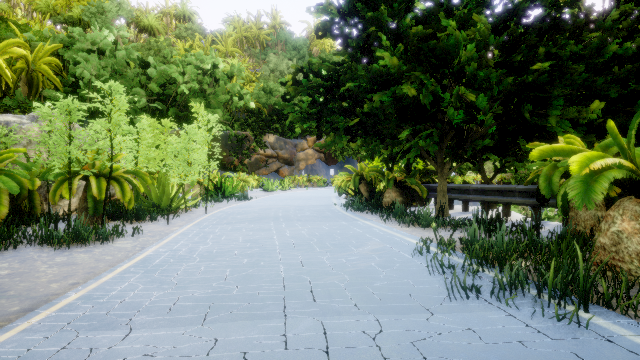
#> input picture src/lane_keep_assist/test_images/test_1.png, 640 x 360 px
$ python -i lane_detect.py   (imports and definitions only)
#> lines starting #> are read from the running program, lines starting #| are printed output that depends on the picture; after the words box and inside, x2 and y2 are one past the last pixel; in counts of white or black regions, pixels touching at a corner belong together
#> further down, picture is the input picture: shape (360, 640, 3); mean B, G, R 95.1, 120.3, 104.7
#!/usr/bin/env python3
import cv2 as cv
import numpy as np
import math
from typing import List, Tuple

HOUGH_MIN_VOTES = 50
HOUGH_MIN_LINE_LENGTH = 60
HOUGH_MAX_LINE_GAP = 10

HOUGH_MIN_VOTES_SEGMENTED = 10
HOUGH_MIN_LINE_LENGTH_SEGMENTED = 50
HOUGH_MAX_LINE_GAP_SEGMENTED = 5

CANNY_MIN_THRESHOLD = 150
CANNY_MAX_THRESHOLD = 200


# HLS thresholding on the image
def hls_thresholding(image: np.ndarray) -> np.ndarray:
    hls_image = cv.cvtColor(image, cv.COLOR_BGR2HLS)
#> hls_image: shape (360, 640, 3); mean of channels 0, 1, 2 62.2, 105.4, 103.7

    # Increase image saturation, increases chance of detecting yellow.
    (h, l, s) = cv.split(hls_image)
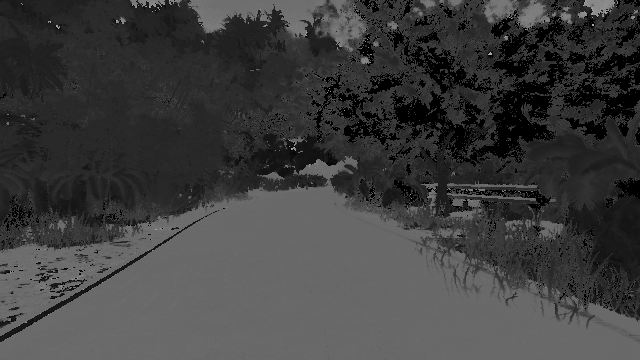
#> h: shape (360, 640); min 0, max 178, mean 62.2
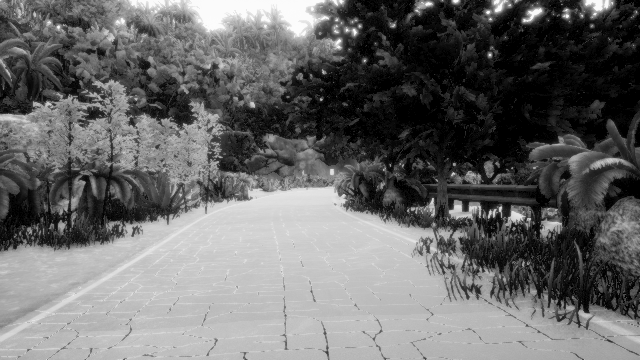
#> l: shape (360, 640); min 0, max 252, mean 105.4
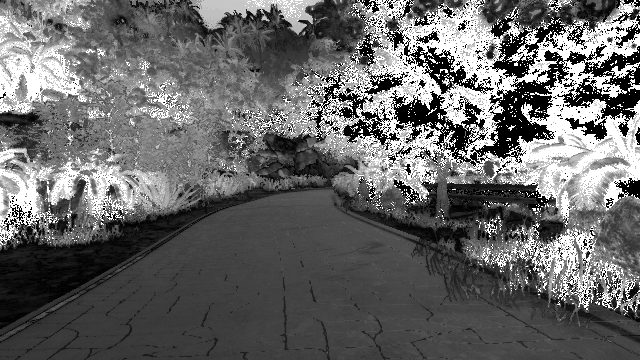
#> s: shape (360, 640); min 0, max 255, mean 103.7
    s = s * 4
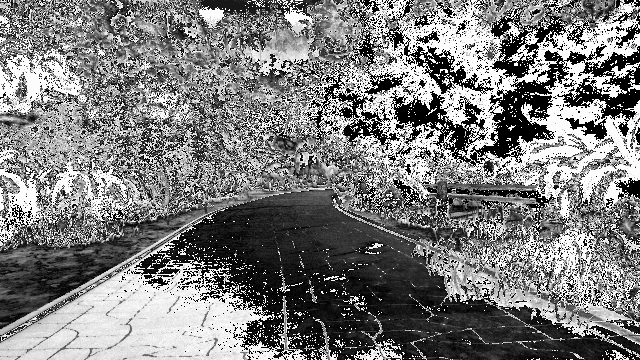
#> s: shape (360, 640); min 0, max 252, mean 124.4
    s = np.clip(s, 0, 255)
    hls_image = cv.merge([h, l, s])
#> hls_image: shape (360, 640, 3); mean of channels 0, 1, 2 62.2, 105.4, 124.4

    # Yellow lower and upper threshold values
    yellow_lower = np.array([10, 120, 40], dtype="uint8")
    yellow_upper = np.array([65, 255, 255], dtype="uint8")

    # Upper and lower thresholds for a white or very close to white color
    lower_white = np.array([0, 230, 0], dtype="uint8")
    upper_white = np.array([255, 255, 255], dtype="uint8")

    # Apply the yellow thresholding
    yellow_mask = cv.inRange(hls_image, yellow_lower, yellow_upper)
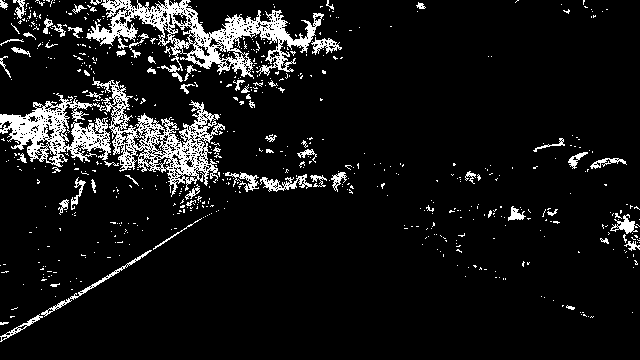
#> yellow_mask: shape (360, 640); 8.7% white in thin lines or dots
    white_mask = cv.inRange(hls_image, lower_white, upper_white)
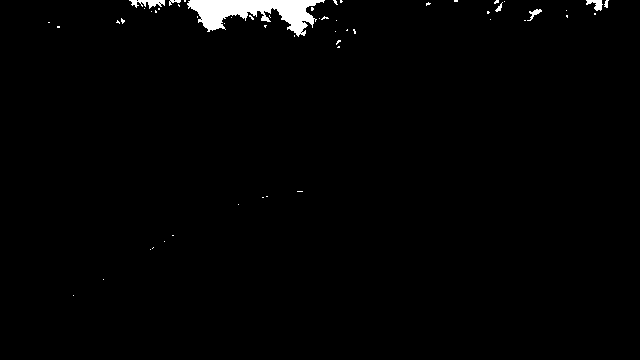
#> white_mask: shape (360, 640); 1.4% white; 55 white regions (48 under 20 px), largest, box (x1, y1, x2, y2) and area: (187, 0, 325, 37) 2540, (129, 0, 165, 9) 176, (586, 0, 603, 11) 105

    yellow_white_mask = cv.bitwise_or(yellow_mask, white_mask)
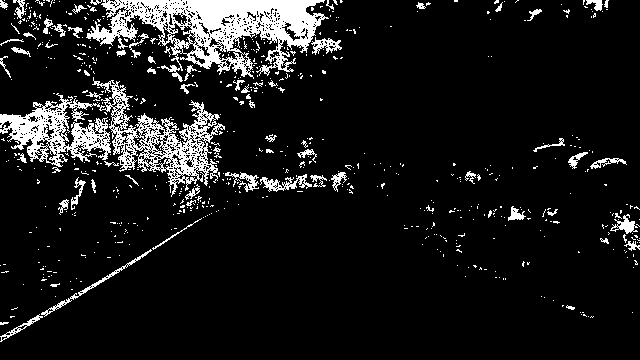
#> yellow_white_mask: shape (360, 640); 10.1% white; 671 white regions (602 under 20 px), largest, box (x1, y1, x2, y2) and area: (86, 0, 329, 82) 8626, (0, 77, 225, 197) 7682, (41, 249, 152, 317) 383

    return yellow_white_mask


# Edge detection on the image
# [211 lines left out: functions gradient_thresholding, mask_image, hough_line_detection, hough_line_detection_segmentation, make_points, average_slope_intercept and 2 more, not called in this run]

>>> import cv2
>>> picture = cv2.imread('../test_images/test_1.png')
>>> result = hls_thresholding(picture)

$ run again, on src/lane_keep_assist/test_images/test_10.png
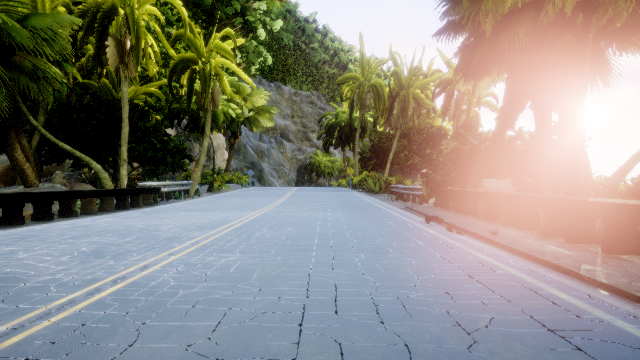
#> input picture src/lane_keep_assist/test_images/test_10.png, 640 x 360 px
#> picture is the input picture: shape (360, 640, 3); mean B, G, R 128.8, 137.2, 140.8
#> in hls_thresholding, `yellow_mask = cv.inRange(hls_image, yellow_lower, yellow_upper)`:
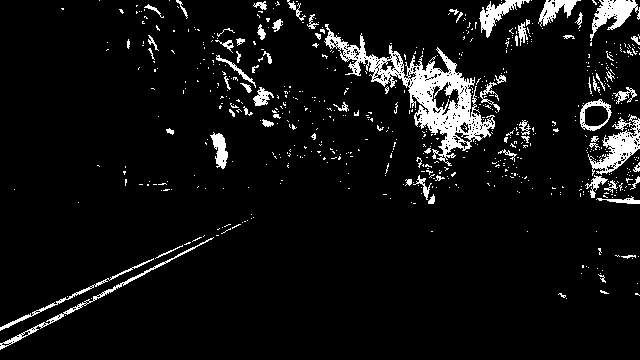
#> yellow_mask: shape (360, 640); 6.8% white; 653 white regions (583 under 20 px), largest, box (x1, y1, x2, y2) and area: (324, 24, 495, 166) 5385, (588, 115, 640, 176) 1184, (590, 0, 640, 41) 875
#> white_mask: shape (360, 640); 7.2% white; 33 white regions (23 under 20 px), largest, box (x1, y1, x2, y2) and area: (544, 48, 640, 178) 8646, (298, 0, 464, 75) 6667, (515, 101, 536, 132) 393
#> in hls_thresholding, `yellow_white_mask = cv.bitwise_or(yellow_mask, white_mask)`:
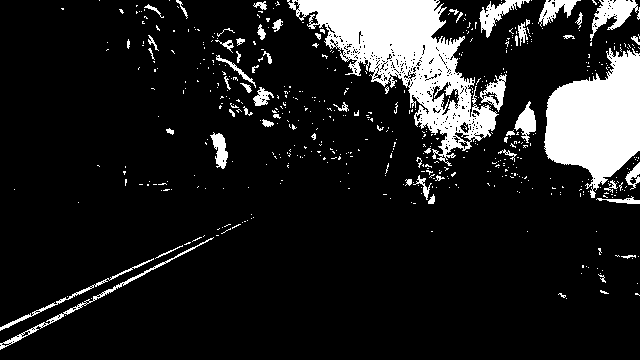
#> yellow_white_mask: shape (360, 640); 13% white; 547 white regions (490 under 20 px), largest, box (x1, y1, x2, y2) and area: (287, 0, 499, 166) 12591, (544, 48, 640, 198) 8896, (590, 0, 640, 41) 875

$ run again, on src/lane_keep_assist/test_images/test_11.png
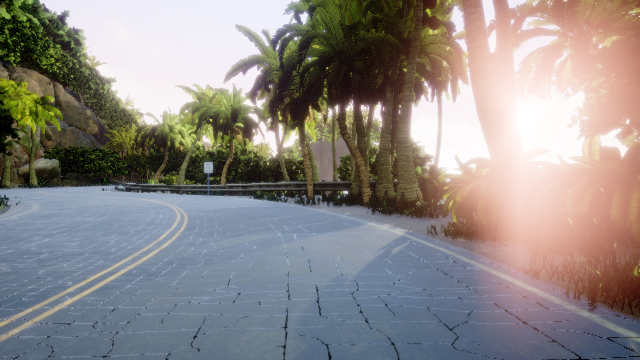
#> input picture src/lane_keep_assist/test_images/test_11.png, 640 x 360 px
#> picture is the input picture: shape (360, 640, 3); mean B, G, R 134, 136.9, 142.4
#> in hls_thresholding, `yellow_mask = cv.inRange(hls_image, yellow_lower, yellow_upper)`:
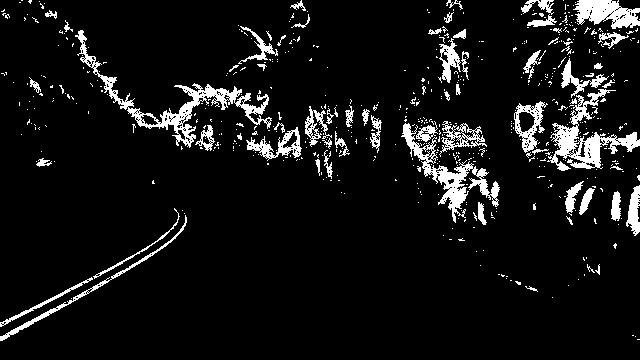
#> yellow_mask: shape (360, 640); 8.1% white; 568 white regions (502 under 20 px), largest, box (x1, y1, x2, y2) and area: (75, 30, 272, 148) 2666, (547, 89, 640, 171) 2204, (401, 123, 500, 223) 1989
#> white_mask: shape (360, 640); 14.6% white; 61 white regions (38 under 20 px), largest, box (x1, y1, x2, y2) and area: (40, 0, 299, 123) 17075, (438, 36, 587, 200) 13227, (411, 88, 438, 164) 1277
#> in hls_thresholding, `yellow_white_mask = cv.bitwise_or(yellow_mask, white_mask)`:
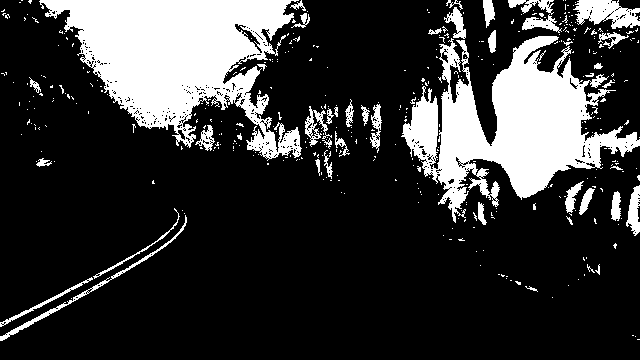
#> yellow_white_mask: shape (360, 640); 21.3% white; 399 white regions (354 under 20 px), largest, box (x1, y1, x2, y2) and area: (39, 0, 302, 161) 21526, (401, 36, 640, 223) 19010, (573, 0, 640, 29) 1226

$ run again, on src/lane_keep_assist/test_images/test_12.png
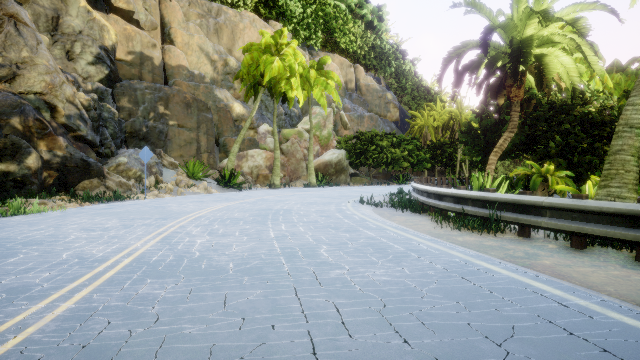
#> input picture src/lane_keep_assist/test_images/test_12.png, 640 x 360 px
#> picture is the input picture: shape (360, 640, 3); mean B, G, R 129.3, 141.2, 134.8
#> yellow_mask: shape (360, 640); 13.5% white; 693 white regions (609 under 20 px), largest, box (x1, y1, x2, y2) and area: (162, 0, 282, 82) 4891, (464, 0, 640, 92) 4438, (62, 0, 162, 81) 3326
#> white_mask: shape (360, 640); 3.8% white; 49 white regions (39 under 20 px), largest, box (x1, y1, x2, y2) and area: (370, 0, 489, 84) 4778, (577, 0, 640, 67) 2529, (460, 74, 485, 108) 352
#> in hls_thresholding, `yellow_white_mask = cv.bitwise_or(yellow_mask, white_mask)`:
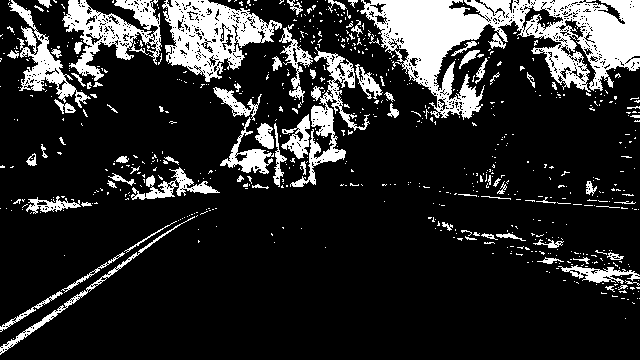
#> yellow_white_mask: shape (360, 640); 17.2% white; 688 white regions (605 under 20 px), largest, box (x1, y1, x2, y2) and area: (360, 0, 640, 120) 14483, (162, 0, 282, 82) 4891, (62, 0, 162, 81) 3326
